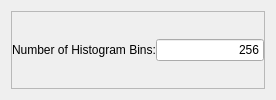
              <widget class="QWidget" name="MeanSquaresHistogram">
               <layout class="QVBoxLayout" name="verticalLayout_14">
                <item>
                 <widget class="QFrame" name="m_MeanSquaresHistogramFrame">
                  <property name="frameShape">
                   <enum>QFrame::StyledPanel</enum>
                  </property>
                  <property name="frameShadow">
                   <enum>QFrame::Raised</enum>
                  </property>
                  <layout class="QVBoxLayout" name="verticalLayout_6">
                   <property name="spacing">
                    <number>0</number>
                   </property>
                   <property name="margin">
                    <number>0</number>
                   </property>
                   <item>
                    <layout class="QHBoxLayout" name="_14">
                     <item>
                      <widget class="QLabel" name="textLabel4_2">
                       <property name="text">
                        <string>Number of Histogram Bins:</string>
                       </property>
                       <property name="wordWrap">
                        <bool>false</bool>
                       </property>
                      </widget>
                     </item>
                     <item>
                      <widget class="QLineEdit" name="m_NumberOfHistogramBinsMeanSquaresHistogram">
                       <property name="text">
                        <string>256</string>
                       </property>
                       <property name="alignment">
                        <set>Qt::AlignRight</set>
                       </property>
                      </widget>
                     </item>
                    </layout>
                   </item>
                  </layout>
                 </widget>
                </item>
               </layout>
              </widget>
